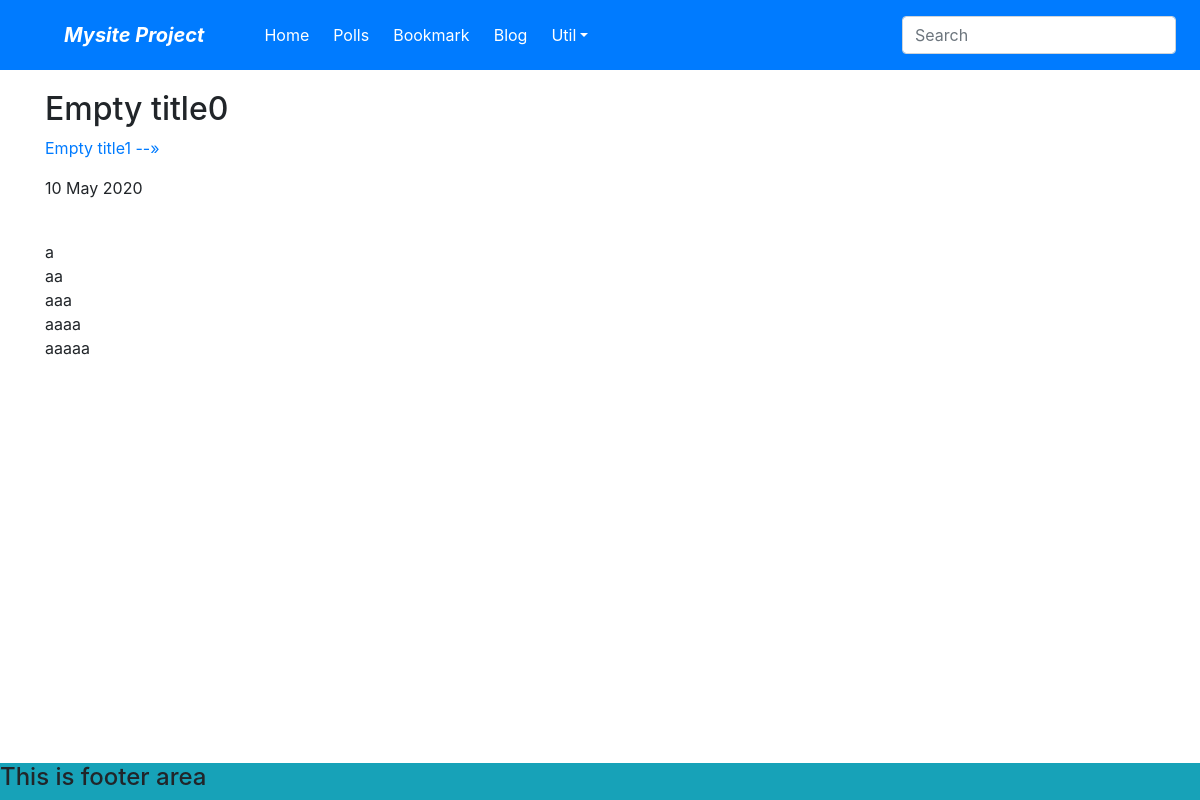
The app's page /blog/posts/empty-title0/, older data.
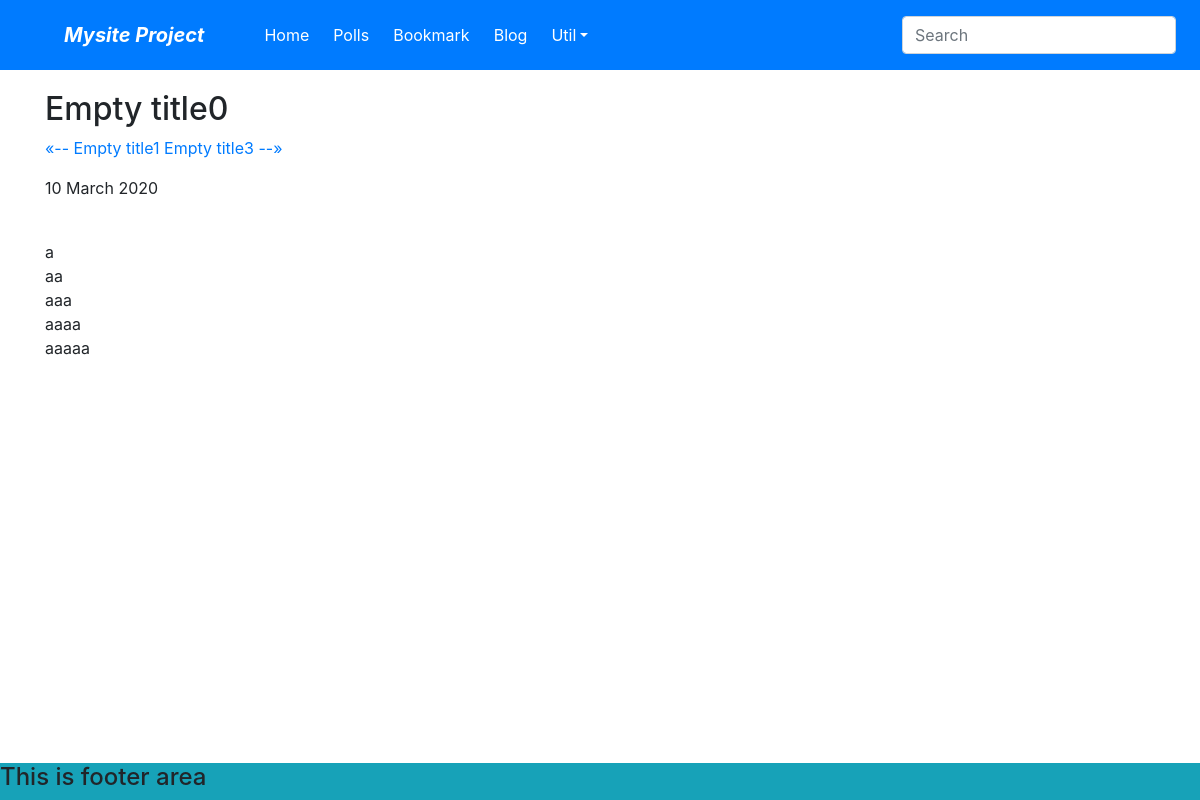
The same page, newer data.
### blog/models.py (models this page shows)
class Post(models.Model):
    title = models.CharField(verbose_name='Post_Title', max_length=100, default="Empty title", blank=True)
    slug = models.SlugField(verbose_name='SLUG', unique=True, allow_unicode=True,\
        help_text='one word for title alias.')
    description = models.CharField(verbose_name='Description', max_length=100, blank=True, help_text= 'simple \
        description text.')
    content = models.TextField('CONTENT')
    create_dt = models.DateTimeField('CREATE DATE', auto_now_add=True)
    modify_dt = models.DateTimeField('MODIFIED DATE', auto_now=False)
    class Meta:
        verbose_name = 'posting'
        verbose_name_plural = 'postings'
        db_table = 'blog_posts'
        ordering = ('-modify_dt',)
    def __str__(self):
        return self.title
    def get_absolute_url(self):
        return reverse("blog:post_detail", args=(self.slug,))
    def get_previous(self):
        return self.get_previous_by_modify_dt()
    def get_next(self):
        return self.get_next_by_modify_dt()

### blog/views.py (the view)
# urls.py: path('posts/<slug:slug>/', PostDV.as_view(), name='post_detail'),
class PostDV(DetailView):
    def get_queryset(self):
        return Post.objects.all()

### blog/templates/blog/post_detail.html (shortened to what this page needs)
{% extends 'home.html' %}
{% block content %}
    <h2>{{object.title}}</h2>
    <p>
        {% if object.get_previous %}
            <a href="{{object.get_previous.get_absolute_url}}" title="View Previous">
                &laquo;-- {{object.get_previous}}
            </a>
        {% endif %}
        {% if object.get_next %}
            <a href="{{object.get_next.get_absolute_url}}" title="View Next">
                {{object.get_next}} --&raquo;
            </a>
        {% endif %}
    </p>
    <p>{{object.modify_dt|date:"j F Y"}}</p>
    <br>
    <div>
        {{object.content|linebreaks}}
    </div>
{% endblock %}

Row changes from the older to the newer data that the page shows:
changed Post "Empty title0": get_previous (not shown) → "Empty title1"; get_next "Empty title1" → "Empty title3"; modify_dt "10 May 2020" → "10 March 2020"
